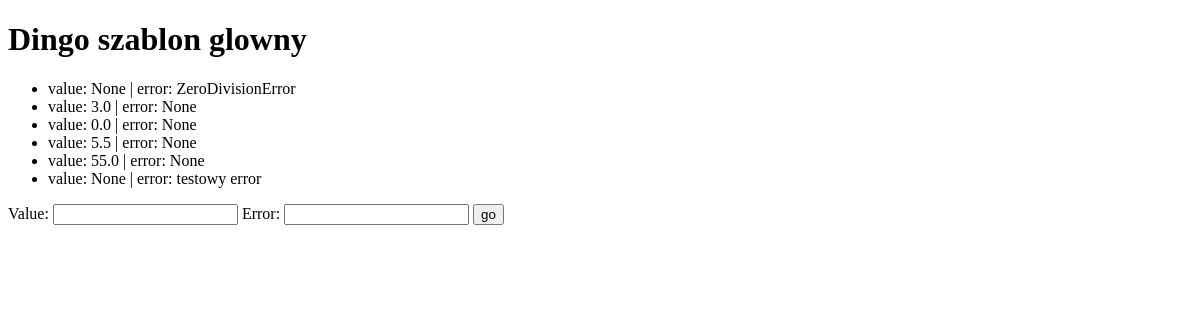
/maths/results/, run on an earlier commit of the app's database.
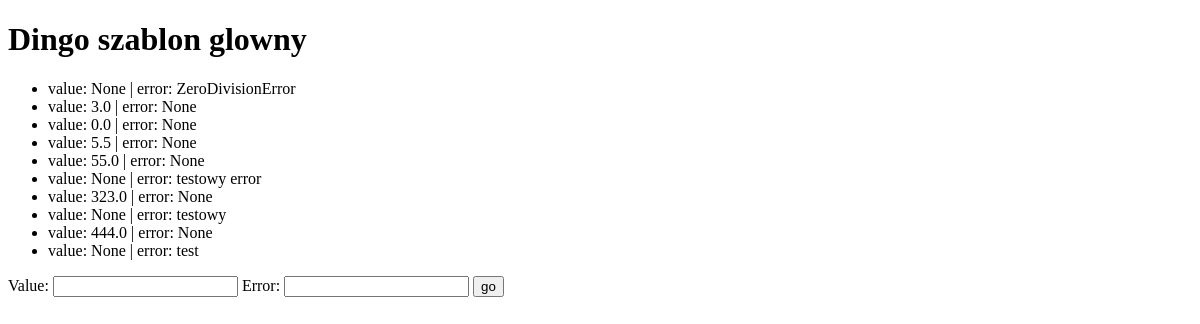
And on a later commit of the database.
### maths/models.py (models this page shows)
class Result(models.Model):
    value = models.FloatField(blank=True, null=True, unique=True)
    error = models.CharField(
        max_length=255,
        null=True,
        blank=True,
        unique=True
    )
    class Meta:
        constraints = [
            models.CheckConstraint(
                name="%(app_label)s_%(class)s_value_error_together",
                check=(
                    models.Q(
                        value__isnull=False,
                        error__isnull=True,
                    )
                    | models.Q(
                        value__isnull=True,
                        error__isnull=False,
                    )
                ),
            )
        ]
    def __str__(self):
        return f"value: {self.value} | error: {self.error}"

### maths/views.py (the view, shortened to what this page needs)
# urls.py: path('results/', results_list, name="results"),
def results_list(request):
    form = ResultForm()
    results = Result.objects.all()
    return render(
        request=request,
        template_name="maths/results.html",
        context={
            "results": results,
            "form": form,
        }
    )

### maths/forms.py (shortened to what this page needs)
class ResultForm(forms.ModelForm):
    class Meta:
        model = Result
        fields = ['value', 'error']

### maths/templates/maths/results.html (shortened to what this page needs)
{% extends "maths/main.html" %}
{% block content %}
   <ul>
       {% for r in results %}
           <li>{{ r }}</li>
       {% endfor %}
   </ul>
   <form method="post">
        {{ form.as_table }}
        <input type="submit" value="go">
    </form>
{% endblock %}

### maths/templates/maths/main.html (shortened to what this page needs)
<!DOCTYPE html>
<html lang="en">
<head>
</head>
<body>
    <div id="content">
    <div id="header">
        <h1>Dingo szablon glowny</h1>
    </div>
    <div id="inner-content">
        {% block content %}{% endblock %}
    </div>
    </div>
</body>
</html>

What changed in the data, as far as the page shows it:
added Result: value+error "value: 323.0 | error: None"
added Result: value+error "value: None | error: testowy"
added Result: value+error "value: 444.0 | error: None"
added Result: value+error "value: None | error: test"
